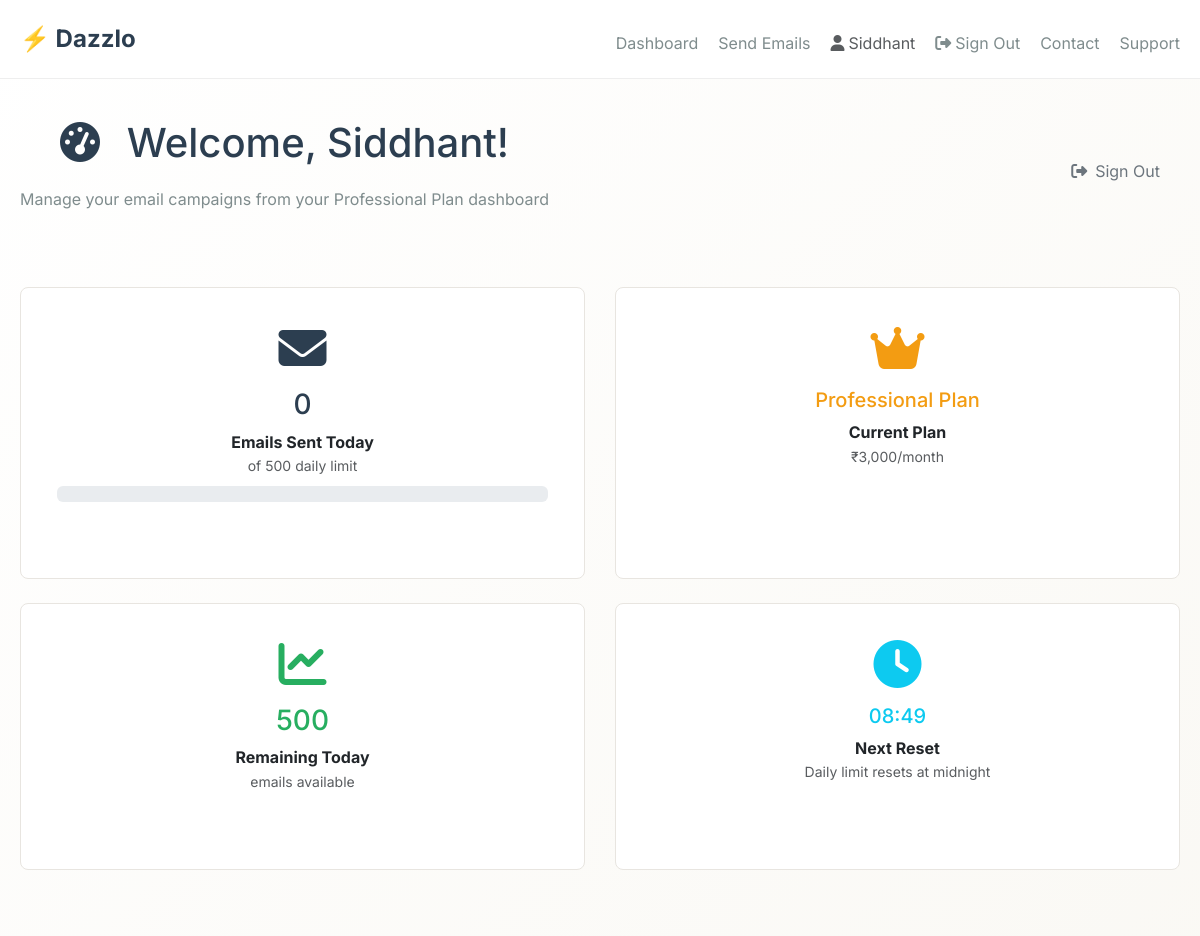
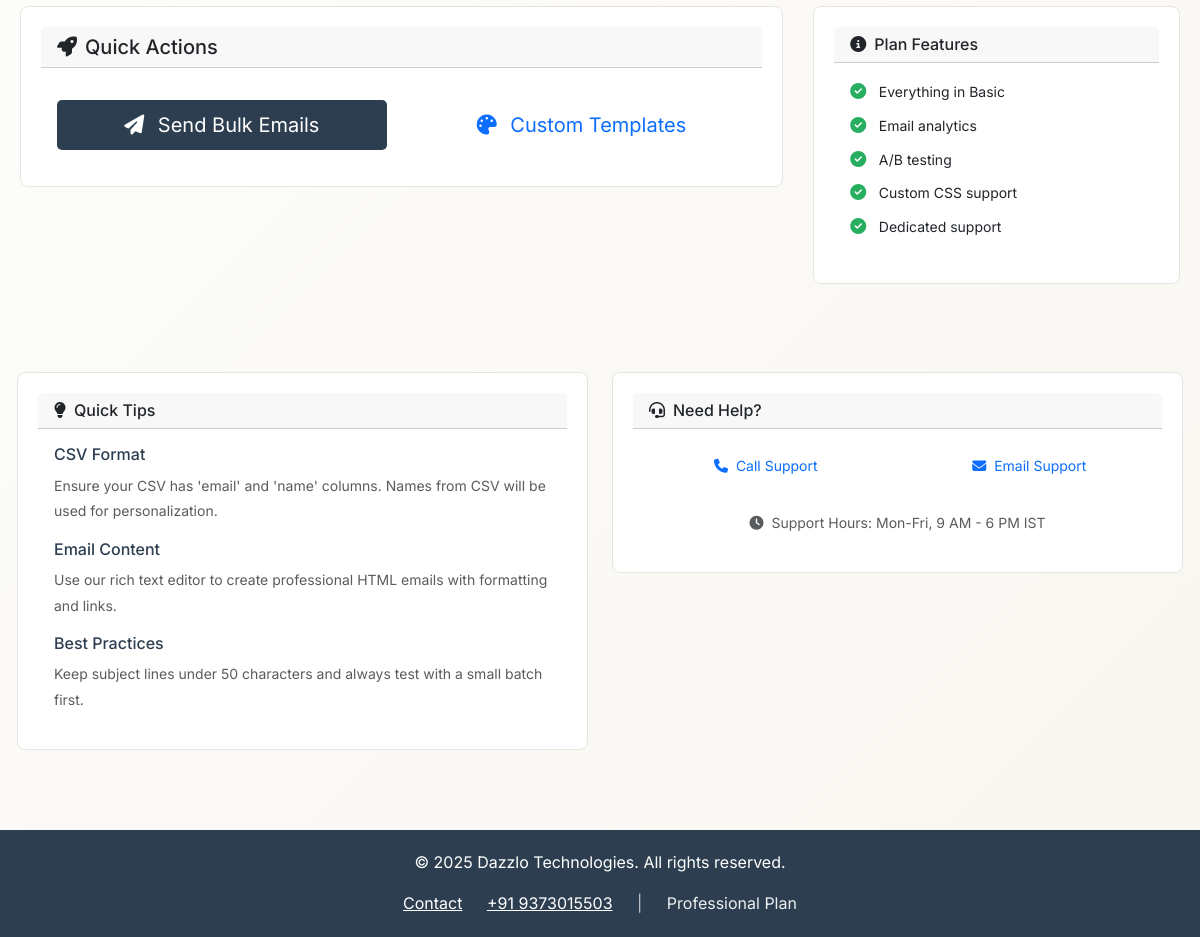
/dashboard (signed in), run on the app's committed database (2 pictures, top to bottom).
### tables this page shows
CREATE TABLE users (
            id INTEGER PRIMARY KEY AUTOINCREMENT,
            email TEXT UNIQUE NOT NULL,
            password_hash TEXT NOT NULL,
            full_name TEXT NOT NULL,
            plan TEXT NOT NULL DEFAULT 'free',
            emails_sent_today INTEGER DEFAULT 0,
            last_reset_date TEXT DEFAULT '',
            created_at TIMESTAMP DEFAULT CURRENT_TIMESTAMP,
            is_active BOOLEAN DEFAULT 1
        );

### app.py (the view)
@app.route('/dashboard')
@login_required
def dashboard():
    user = get_user_info(session['user_id'])
    can_send, sent_today, daily_limit = check_email_limit(session['user_id'])
    conn = sqlite3.connect('users.db')
    cursor = conn.cursor()
    cursor.execute('''
        SELECT recipient_count, subject, sent_at
        FROM email_logs
        WHERE user_id = ?
        ORDER BY sent_at DESC
        LIMIT 5
    ''', (session['user_id'],))
    recent_emails = cursor.fetchall()
    conn.close()
    return render_template('dashboard.html',
                         user=user,
                         plan_info=PLANS[user['plan']],
                         sent_today=sent_today,
                         daily_limit=daily_limit,
                         can_send=can_send,
                         recent_emails=recent_emails)

### app.py (called while the page is built)
@app.after_request
def after_request(response):
    response.headers['Content-Security-Policy'] = (
        "default-src 'self'; "
        "style-src 'self' 'unsafe-inline' https://cdnjs.cloudflare.com https://fonts.googleapis.com; "
        "script-src 'self' 'unsafe-inline' https://cdnjs.cloudflare.com; "
        "font-src 'self' https://fonts.gstatic.com https://cdnjs.cloudflare.com; "
        "img-src 'self' data: https:; "
        "connect-src 'self';"
    )
    return response

def login_required(f):
    @wraps(f)
    def decorated_function(*args, **kwargs):
        if 'user_id' not in session:
            flash('Please log in to access this feature.', 'warning')
            return redirect(url_for('login'))
        return f(*args, **kwargs)
    return decorated_function

def get_user_info(user_id):
    conn = sqlite3.connect('users.db')
    cursor = conn.cursor()
    cursor.execute('SELECT * FROM users WHERE id = ?', (user_id,))
    user = cursor.fetchone()
    conn.close()
    if user:
        return {
            'id': user[0],
            'email': user[1],
            'full_name': user[3],
            'plan': user[4],
            'emails_sent_today': user[5],
            'last_reset_date': user[6]
        }
    return None

def reset_daily_email_count():
    today = datetime.now().strftime('%Y-%m-%d')
    conn = sqlite3.connect('users.db')
    cursor = conn.cursor()
    cursor.execute('''
        UPDATE users
        SET emails_sent_today = 0, last_reset_date = ?
        WHERE last_reset_date != ? OR last_reset_date = ''
    ''', (today, today))
    conn.commit()
    conn.close()

def check_email_limit(user_id):
    reset_daily_email_count()
    user = get_user_info(user_id)
    if not user:
        return False, 0, 0
    plan = PLANS.get(user['plan'], PLANS['free'])
    daily_limit = plan['daily_limit']
    sent_today = user['emails_sent_today']
    return sent_today < daily_limit, sent_today, daily_limit

### templates/dashboard.html (shortened to what this page needs)
{% extends "base.html" %}
{% block content %}
<div class="page-header">
    <div class="d-flex justify-content-between align-items-center">
        <div>
            <h1 class="page-title">
                <i class="fas fa-tachometer-alt me-3"></i>
                Welcome, {{ user.full_name }}!
            </h1>
            <p class="page-subtitle">
                Manage your email campaigns from your {{ plan_info.name }} dashboard
            </p>
        </div>
        <div>
            <a href="{{ url_for('logout') }}" class="btn btn-outline-secondary">
                <i class="fas fa-sign-out-alt me-2"></i>Sign Out
            </a>
        </div>
    </div>
</div>
<div class="row g-4 mb-5">
    <div class="col-lg-3 col-md-6">
        <div class="card h-100">
            <div class="card-body text-center">
                <i class="fas fa-envelope fa-3x text-primary mb-3"></i>
                <div class="h3 text-primary mb-2">{{ sent_today }}</div>
                <div class="fw-bold">Emails Sent Today</div>
                <div class="text-muted small">of {{ daily_limit }} daily limit</div>
                <div class="mt-2">
                    <div class="progress">
                    </div>
                </div>
            </div>
        </div>
    </div>
    <div class="col-lg-3 col-md-6">
        <div class="card h-100">
            <div class="card-body text-center">
                <i class="fas fa-crown fa-3x text-warning mb-3"></i>
                <div class="h5 text-warning mb-2">{{ plan_info.name }}</div>
                <div class="fw-bold">Current Plan</div>
                {% if plan_info.price > 0 %}
                    <div class="text-muted small">₹{{ "{:,}".format(plan_info.price) }}/month</div>
                {% else %}
                    <div class="text-success small">Free Forever</div>
                {% endif %}
            </div>
        </div>
    </div>
    <div class="col-lg-3 col-md-6">
        <div class="card h-100">
            <div class="card-body text-center">
                <i class="fas fa-chart-line fa-3x text-success mb-3"></i>
                <div class="h3 text-success mb-2">{{ daily_limit - sent_today }}</div>
                <div class="fw-bold">Remaining Today</div>
                <div class="text-muted small">emails available</div>
            </div>
        </div>
    </div>
    <div class="col-lg-3 col-md-6">
        <div class="card h-100">
            <div class="card-body text-center">
                <i class="fas fa-clock fa-3x text-info mb-3"></i>
                <div class="h5 text-info mb-2">24:00</div>
                <div class="fw-bold">Next Reset</div>
                <div class="text-muted small">Daily limit resets at midnight</div>
            </div>
        </div>
    </div>
</div>
<div class="row g-4 mb-5">
    <div class="col-lg-8">
        <div class="card">
            <div class="card-header">
                <h5 class="mb-0">
                    <i class="fas fa-rocket me-2"></i>Quick Actions
                </h5>
            </div>
            <div class="card-body">
                <div class="row g-3">
                    <div class="col-md-6">
                        {% if can_send %}
                            <a href="{{ url_for('bulk_mail') }}" class="btn btn-primary btn-lg w-100">
                                <i class="fas fa-paper-plane me-2"></i>
                                Send Bulk Emails
                            </a>
                        {% else %}
                            <button class="btn btn-outline-secondary btn-lg w-100" disabled>
                                <i class="fas fa-exclamation-triangle me-2"></i>
                                Daily Limit Reached
                            </button>
                        {% endif %}
                    </div>
                    <div class="col-md-6">
                        {% if user.plan == 'free' %}
                            <a href="{{ url_for('upgrade') }}" class="btn btn-outline-primary btn-lg w-100">
                                <i class="fas fa-arrow-up me-2"></i>
                                Upgrade Plan
                            </a>
                        {% else %}
                            <a href="mailto:info@dazzlo.co.in?subject=Custom Template Request" class="btn btn-outline-primary btn-lg w-100">
                                <i class="fas fa-palette me-2"></i>
                                Custom Templates
                            </a>
                        {% endif %}
                    </div>
                </div>
            </div>
        </div>
    </div>
    <div class="col-lg-4">
        <div class="card">
            <div class="card-header">
                <h6 class="mb-0">
                    <i class="fas fa-info-circle me-2"></i>Plan Features
                </h6>
            </div>
            <div class="card-body">
                {% for feature in plan_info.features %}
                <div class="mb-2">
                    <i class="fas fa-check-circle text-success me-2"></i>
                    <small>{{ feature }}</small>
                </div>
                {% endfor %}
            </div>
        </div>
    </div>
</div>
<div class="row">
    <div class="col-lg-6">
        <div class="card">
            <div class="card-header">
                <h6 class="mb-0">
                    <i class="fas fa-lightbulb me-2"></i>Quick Tips
                </h6>
            </div>
            <div class="card-body">
                <div class="mb-3">
                    <h6 class="text-primary">CSV Format</h6>
                    <small class="text-muted">
                        Ensure your CSV has 'email' and 'name' columns. Names from CSV will be used for personalization.
                    </small>
                </div>
                <div class="mb-3">
                    <h6 class="text-primary">Email Content</h6>
                    <small class="text-muted">
                        Use our rich text editor to create professional HTML emails with formatting and links.
                    </small>
                </div>
                <div>
                    <h6 class="text-primary">Best Practices</h6>
                    <small class="text-muted">
                        Keep subject lines under 50 characters and always test with a small batch first.
                    </small>
                </div>
            </div>
        </div>
    </div>
    <div class="col-lg-6">
        <div class="card">
            <div class="card-header">
                <h6 class="mb-0">
                    <i class="fas fa-headset me-2"></i>Need Help?
                </h6>
            </div>
            <div class="card-body">
                <div class="row">
                    <div class="col-md-6 mb-2">
                        <a href="tel:9373015503" class="btn btn-outline-primary btn-sm w-100">
                            <i class="fas fa-phone me-1"></i>
                            Call Support
                        </a>
                    </div>
                    <div class="col-md-6 mb-2">
                        <a href="mailto:info@dazzlo.co.in" class="btn btn-outline-primary btn-sm w-100">
                            <i class="fas fa-envelope me-1"></i>
                            Email Support
                        </a>
                    </div>
                </div>
                <div class="mt-3 text-center">
                    <small class="text-muted">
                        <i class="fas fa-clock me-1"></i>
                        Support Hours: Mon-Fri, 9 AM - 6 PM IST
                    </small>
                </div>
            </div>
        </div>
    </div>
</div>
{% endblock %}

### templates/base.html (shortened to what this page needs)
<!DOCTYPE html>
<html lang="en">
<head>
    <link href="https://cdnjs.cloudflare.com/ajax/libs/bootstrap/5.3.0/css/bootstrap.min.css" rel="stylesheet">
    <link href="https://cdnjs.cloudflare.com/ajax/libs/font-awesome/6.4.0/css/all.min.css" rel="stylesheet">
</head>
<body>
    <div class="header-section">
        <div class="container">
            <div class="d-flex justify-content-between align-items-center">
                <a href="{% if session.user_id %}{{ url_for('dashboard') }}{% else %}{{ url_for('home') }}{% endif %}" class="dazzlo-logo">
                    <span>⚡ Dazzlo</span>
                </a>
                <div class="nav-links">
                    {% if session.user_id %}
                        <a href="{{ url_for('dashboard') }}" class="nav-link">Dashboard</a>
                        <a href="{{ url_for('bulk_mail') }}" class="nav-link">Send Emails</a>
                        <span class="nav-link text-muted">
                            <i class="fas fa-user me-1"></i>{{ session.user_name }}
                        </span>
                        <a href="{{ url_for('logout') }}" class="nav-link">
                            <i class="fas fa-sign-out-alt me-1"></i>Sign Out
                        </a>
                    {% else %}
                        <a href="{{ url_for('home') }}" class="nav-link">Home</a>
                        <a href="{{ url_for('signup') }}" class="nav-link">Sign Up</a>
                        <a href="{{ url_for('login') }}" class="nav-link">Sign In</a>
                    {% endif %}
                    <a href="tel:9373015503" class="nav-link">Contact</a>
                    <a href="mailto:info@dazzlo.co.in" class="nav-link">Support</a>
                </div>
            </div>
        </div>
    </div>
    <div class="main-container">
        {% block content %}{% endblock %}
    </div>
    <footer style="background: var(--dazzlo-primary); color: white; padding: 20px 0; margin-top: 40px;">
        <div class="container text-center">
            <p>&copy; 2025 Dazzlo Technologies. All rights reserved.</p>
            <div style="margin-top: 10px;">
                <a href="mailto:info@dazzlo.co.in" style="color: white; margin: 0 10px;">Contact</a>
                <a href="tel:9373015503" style="color: white; margin: 0 10px;">+91 9373015503</a>
                {% if session.user_id %}
                    <span style="color: #bdc3c7; margin: 0 10px;">|</span>
                    <span style="color: #ecf0f1; margin: 0 10px;">{{ session.user_plan|title }} Plan</span>
                {% endif %}
            </div>
        </div>
    </footer>
</body>
</html>

### templates/base.html (style rules this page uses)
:root { --dazzlo-primary: #2c3e50; --dazzlo-secondary: #34495e; --dazzlo-accent: #3498db; --dazzlo-cream: #f8f6f0; --dazzlo-light-cream: #fdfcf8; --dazzlo-white: #ffffff; --dazzlo-border: #e8e5e0; --dazzlo-text: #2c3e50; --dazzlo-text-light: #7f8c8d; --dazzlo-success: #27ae60; --dazzlo-warning: #f39c12; --dazzlo-danger: #e74c3c; --shadow-sm: 0 2px 8px rgba(44, 62, 80, 0.08); --shadow-md: 0 4px 16px rgba(44, 62, 80, 0.12); --shadow-lg: 0 8px 32px rgba(44, 62, 80, 0.16); }
body { font-family: 'Inter', -apple-system, BlinkMacSystemFont, 'Segoe UI', sans-serif; background: linear-gradient(135deg, var(--dazzlo-white) 0%, var(--dazzlo-cream) 100%); color: var(--dazzlo-text); line-height: 1.6; min-height: 100vh; margin: 0; padding: 0; }
.container { max-width: 1200px; margin: 0 auto; padding: 0 20px; }
.btn { padding: 10px 20px; border: none; border-radius: 5px; cursor: pointer; text-decoration: none; display: inline-block; }
.btn-primary { background: var(--dazzlo-primary); color: white; }
.card { background: white; border: 1px solid var(--dazzlo-border); border-radius: 8px; margin: 20px 0; padding: 20px; }
.header-section { background: white; padding: 20px 0; border-bottom: 1px solid #eee; }
.dazzlo-logo { font-size: 24px; font-weight: bold; color: var(--dazzlo-primary); text-decoration: none; }
.nav-links { display: flex; gap: 20px; margin-top: 10px; }
.nav-link { color: var(--dazzlo-text-light); text-decoration: none; }
.main-container { max-width: 1400px; margin: 0 auto; padding: 20px; }
.page-title { font-size: 2.5rem; color: var(--dazzlo-primary); text-align: center; margin: 20px 0; }
.page-subtitle { color: var(--dazzlo-text-light); text-align: center; margin-bottom: 30px; }
.text-center { text-align: center; }
.text-primary { color: var(--dazzlo-primary) !important; }
.text-success { color: var(--dazzlo-success) !important; }
.text-warning { color: var(--dazzlo-warning) !important; }
.d-flex { display: flex !important; }
.justify-content-between { justify-content: space-between !important; }
.align-items-center { align-items: center !important; }
.mb-3 { margin-bottom: 1rem !important; }
.mt-3 { margin-top: 1rem !important; }
.row { display: flex; flex-wrap: wrap; margin: 0 -15px; }
.col-md-6 { flex: 0 0 50%; max-width: 50%; padding: 0 15px; }
.col-lg-4 { flex: 0 0 33.333333%; max-width: 33.333333%; padding: 0 15px; }
.col-lg-8 { flex: 0 0 66.666667%; max-width: 66.666667%; padding: 0 15px; }
.w-100 { width: 100% !important; }

### data on the page
users: user_name "Siddhant", full_name "Siddhant", user_plan "Professional"

### other printed values
{{ plan_info.name }} "Professional Plan"
{{ sent_today }} "0"
{{ daily_limit }} "500"
{{ "{:,}".format(plan_info.price) }} "3,000"
{{ daily_limit - sent_today }} "500"
{{ feature }} "Everything in Basic" "Email analytics" "A/B testing" "Custom CSS support" "Dedicated support"
